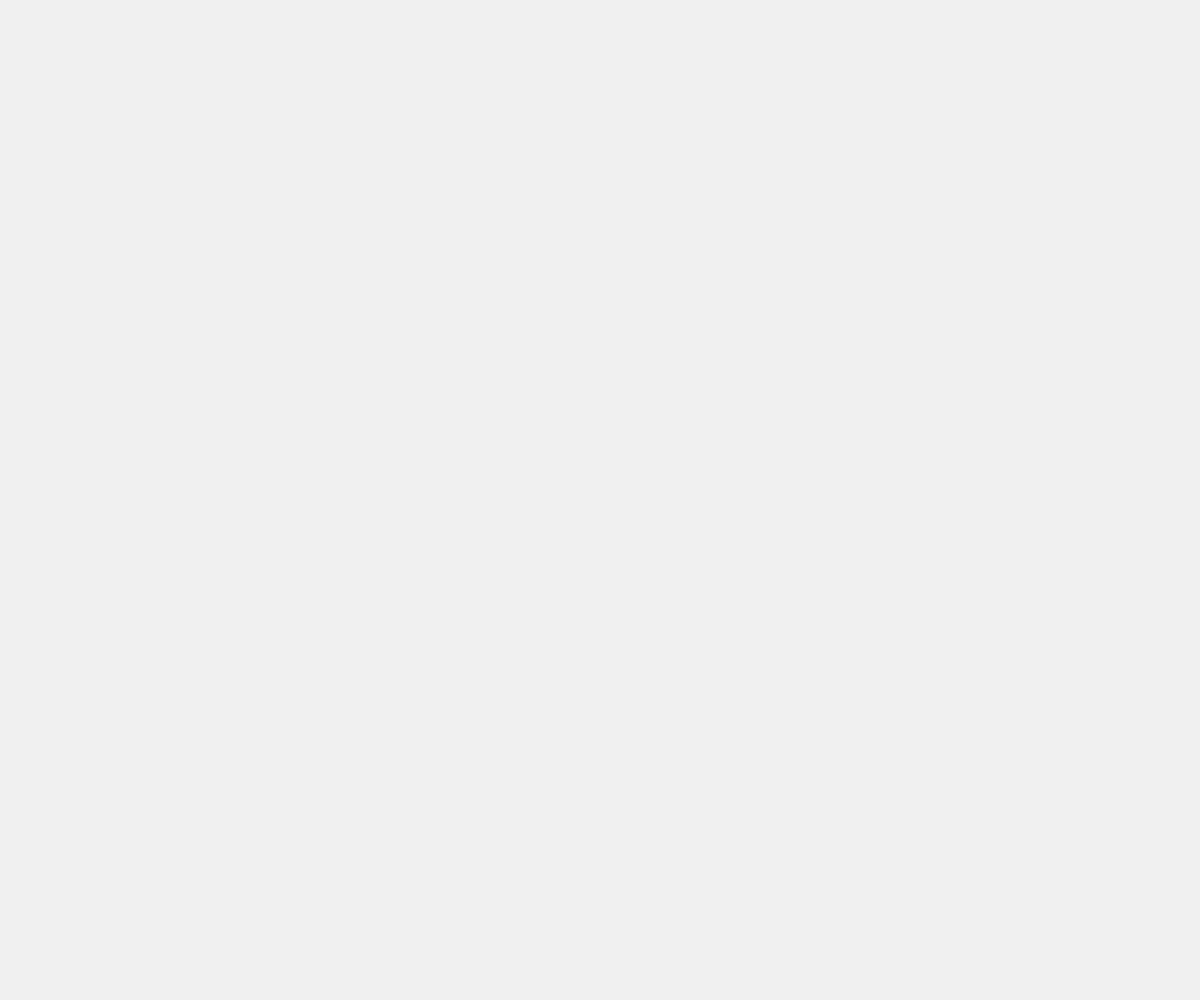
Frame 1 (no input)
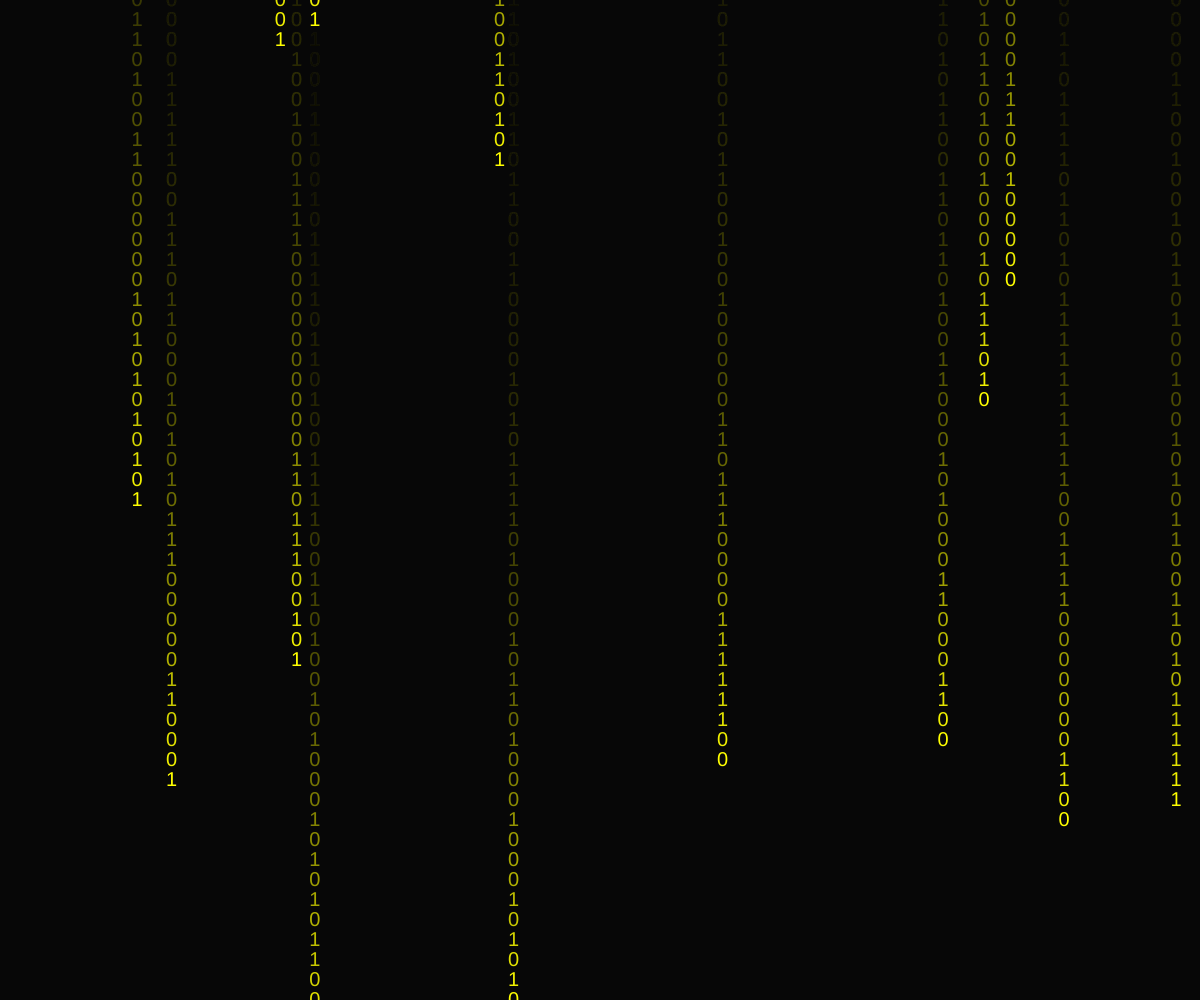
Frame 60 (no input)
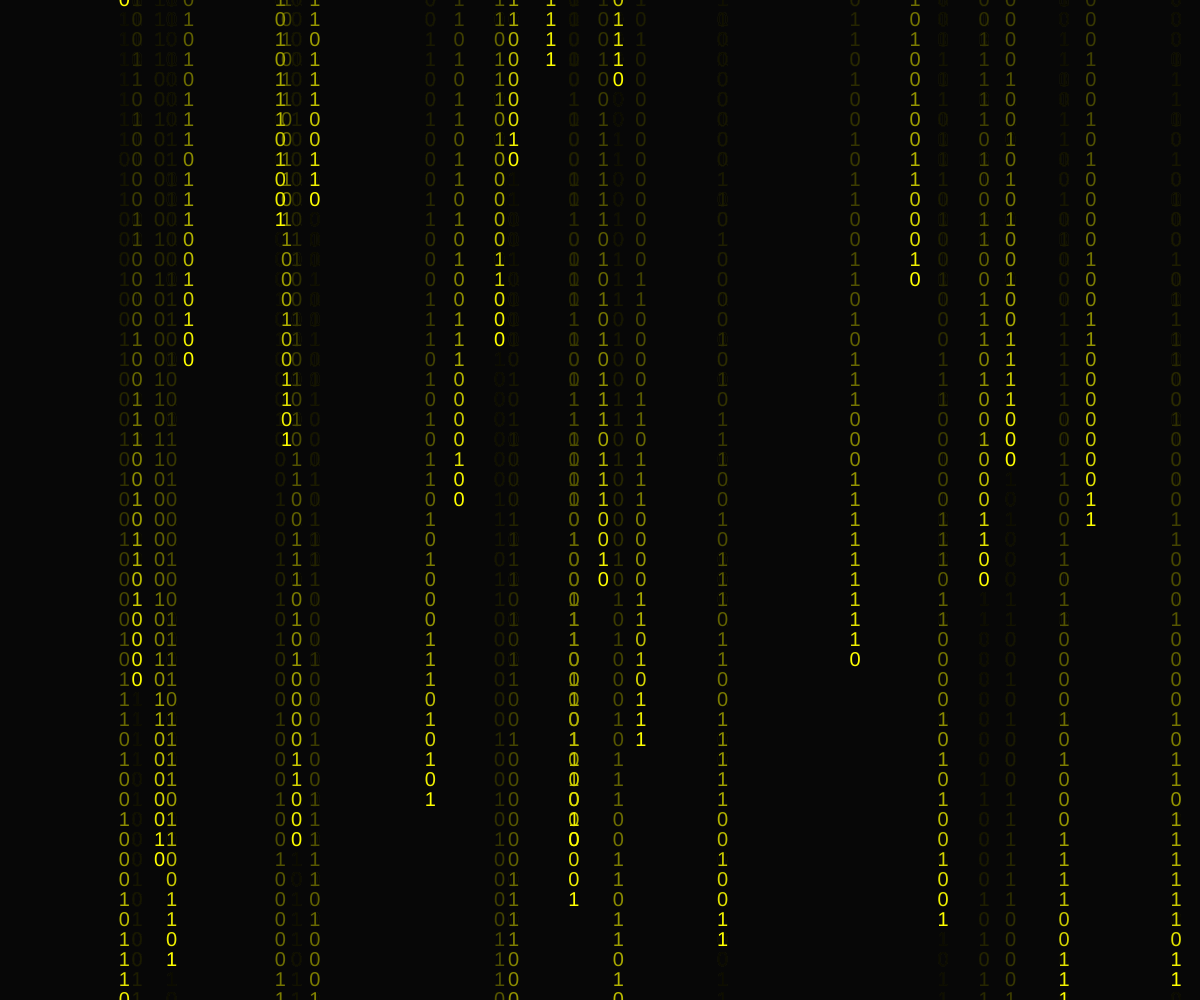
Frame 120 (the mouse pressed at the canvas centre since frame 60)

The p5.js sketch that drew these frames (run headless with seeded random() and noise() and a simulated clock; from frame 60 on, the mouse is pressed at the canvas centre):

// p5.js sketch
// ── sketch.js
let particles = [];
let numberOfParticles = 0;

function setup() {
    createCanvas(windowWidth,windowHeight);
    noStroke();
    textAlign(CENTER, CENTER);
}

function windowResized() {
    resizeCanvas(windowWidth,windowHeight);
}

function draw() {
    fill(0,0,0, 15);
    rect(0,0,width,height);

    if (random(0,1) < 0.2 && numberOfParticles < (width/5)) {
        particles.push(new Particle(random(0,width),0));
        numberOfParticles++;
        console.log(numberOfParticles);
    }

    for (let p of particles) {
        p.draw();
        p.y+=20;
    }
}

class Particle {
    constructor(x, y, s) {
        this.x = x;
        this.y = y;
    }

    draw() {
        if (this.y > height) {
            this.y = 0;
        }
        fill(255,255,0);
        textSize(20);
        text(random() < 0.5 ? '0' : '1', this.x, this.y);
    }
}
